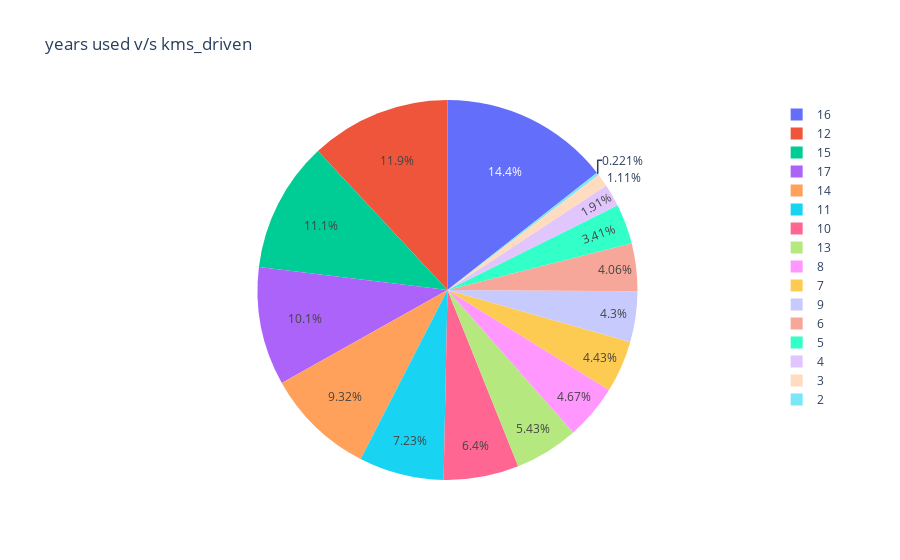

Here is the notebook cell this chart was saved with:
### Markdown cell above
# 10 . years used v/s kms_driven .

### Code cell
new_df = pd.pivot_table(car, index = ['years_used'],values = 'kms_driven')
px.pie(names = new_df.index ,values = new_df.values,title = 'years used v/s kms_driven' )
# Higher the years used higher the kms_driven will be .

### Figure 1 — Plotly figure (JSON) as saved in the notebook; plotly's stock layout.template omitted (floating-point values rounded to 4 significant figures)
{"data": [{"domain": {"x": [0, 1], "y": [0, 1]}, "hovertemplate": "label=%{label}<br>value=%{value}<extra></extra>", "labels": [2, 3, 4, 5, 6, 7, 8, 9, 10, 11, 12, 13, 14, 15, 16, 17], "legendgroup": "", "name": "", "showlegend": true, "type": "pie", "values": [2071, 10420.0, 17890.0, 31980.0, 38080.0, 41530.0, 43800.0, 40330.0, 60010.0, 67820.0, 112100.0, 51000, 87420.0, 104294, 135154, 94500]}], "layout": {"legend": {"tracegroupgap": 0}, "title": {"text": "years used v/s kms_driven"}}}
